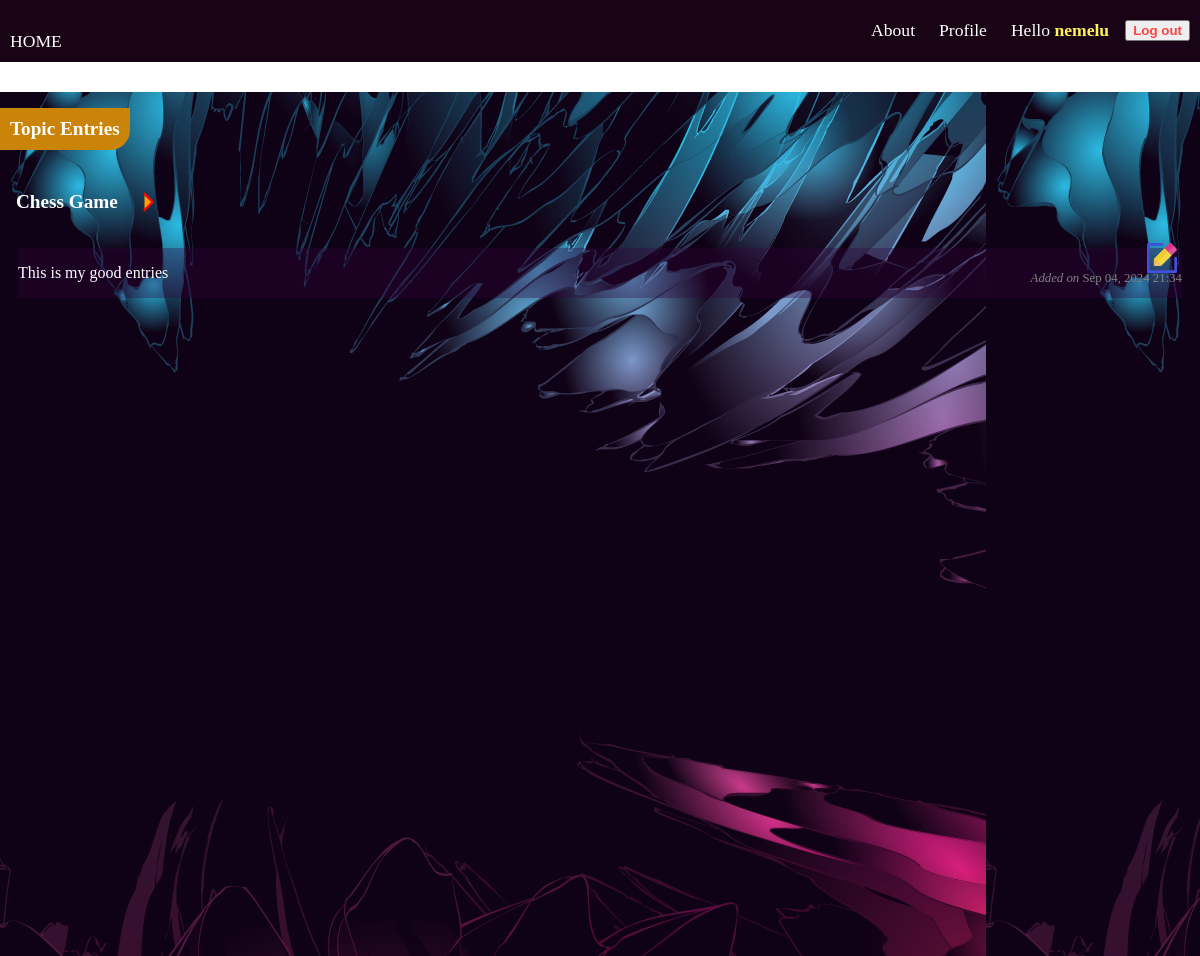
Page /topics/28/ (signed in) on the committed database.
### learning_logs/models.py (models this page shows, shortened)
class Topic(models.Model):
    text = models.CharField(max_length=200)
    date_added = models.DateTimeField(auto_now_add=True)
    owner = models.ForeignKey(User, on_delete=models.CASCADE)

class Entry(models.Model):
    topic = models.ForeignKey(Topic, on_delete=models.CASCADE)
    text = models.TextField()
    date_added = models.DateTimeField(auto_now_add=True)
    class Meta:
        verbose_name_plural = 'entries'

### learning_logs/views.py (the view)
# urls.py: path('topics/<int:topic_id>/', views.topic, name='topic'),
def topic(request, topic_id):
    topic = Topic.objects.get(id=topic_id)
    enteries = topic.entry_set.order_by('-date_added')
    context = {'topic': topic, 'enteries': enteries}
    return render(request, 'learning_logs/topic.html', context)

### templates/learning_logs/topic.html (shortened to what this page needs)
{% extends 'learning_logs/base.html' %}
{% block content %}
    <div class='entry_cont'>
        <h2>Topic Entries</h2>
        <div class='entries'>
            <span class='span'>
                <h3>
                    {{topic.text}}
                </h3>
                <svg class="w-6 h-6 text-gray-800 dark:text-white" aria-hidden="true" xmlns="http://www.w3.org/2000/svg" width="28" height="28" fill="#ffa200" viewBox="0 0 24 24">
                    <path stroke="currentColor" stroke-linecap="round" stroke-linejoin="round" stroke-width="2" d="m9 5 7 7-7 7"/>
                  </svg>
            </span>
            <div class='post-detail'>
                {% for entry in enteries %}
                    <span class='entries_body'>
                        {{entry.text|linebreaks}}
                        <p class='details'>
                            <i>Added on  </i>{{ entry.date_added|date:'M d, Y H:i' }}
                        </p>
                        <i class='edit-icon'>
                            <a href="{% url 'learning_logs:edit_entry' entry.id %}" >
                            </a>
                        </i>
                    </span>
                    {% empty %}
                    <p class='empty'>There are no entries for this topic yet. </p>
                {% endfor %}
            </div>
        </div>
    </div>
{% endblock %}

### templates/learning_logs/base.html (shortened to what this page needs)
{% load static %}
<!DOCTYPE html>
<html lang="en">
<head>
    <link rel="stylesheet" href="{% static 'Assets/css/nav.css' %}" />
    <link rel="stylesheet" href="{% static 'Assets/css/index.css' %}" />
    <link rel="stylesheet" href="{% static 'Assets/css/topicstyle.css' %}" />
    <link rel='stylesheet' href="{% static 'Assets/css/newtopic.css' %}" />
    <link rel='stylesheet' href="{% static 'Assets/css/login.css' %}" />
    <link rel='stylesheet' href="{% static 'Assets/css/register.css' %}" />
</head>
<body>
<nav class='nav-bar'>
  <div class='nav-items'>
    <div class='nav-left'>
      <a href="{% url 'learning_logs:index' %}">Home</a>
    </div>
    <div class='nav-right'>
      <a>About</a>
      <a>Profile</a>
      {% if user.is_authenticated %}
        <a>Hello <strong>{{user.username}}</strong></a>
      {% else %}
        <a href="{% url 'accounts:login' %}"> Log in </a>
      {% endif %}
      {% if user.is_authenticated %}
        <form action="{% url 'accounts:logout' %}" method='post'>
          <button name='submit'>Log out</button>
        </form>
      {% endif %}
    </div>
  </div>
</nav>
  {% block content %}
  {% endblock %}
</body>
</html>

### static/Assets/css/nav.css (style rules this page uses)
.nav-bar { width: 100%; background: purple; height: 60px; display: flex; flex-direction: column; }
.nav-items { background: #180414; color: white; display: flex; justify-content: space-between; padding: 10px; }
.nav-left { height: 100%; margin-top: 1.3rem; }
.nav-left a { color: white; font-size: 1.1rem; text-decoration: none; text-transform: uppercase; }
.nav-right { display: flex; justify-content: center; align-items: center; gap: 0.5rem; }
.nav-right a strong { color: #fff05c; }
.nav-right a { font-size: 1.1rem; font-weight: 500; text-decoration: none; color: white; margin: 0.5rem; }
.nav-right form button { font-weight: 700; color: #ff4343; }

### static/Assets/css/topicstyle.css (style rules this page uses)
.entry_cont { width: 100%; height: 100vh; background-color: black; position: relative; }
.entry_cont h2 { position: absolute; background: #ca840a; padding: 10px; border-radius: 0 0px 20px 0; font-size: 1.2rem; color: white; font-weight: 600 }
.entries { background-image: url('../images//bgentry.png') !important; background-repeat: round; background-position: center; background-size: cover; background: #100216; width: 100%; height: 100%; margin-top: 2rem; padding-top: 4rem;; }
.entries .span { display: flex; justify-content: flex-start; align-items: center; color: red; }
.entries span h3 { color: white; padding: 1rem; font-weight: 700; font-size: 1.2rem; }
.post-detail { display: flex; gap: 2rem; flex-direction: column; }
.entries_body { background-color: #33053c59; margin: 0rem auto; width: 97%; display: flex; flex-direction: column; gap: 1rem; position: relative; color: white; font-weight: 400; text-align: justify; }
.details { position: absolute; right: 0; bottom: 0; color: grey; font-size: 0.8rem; }
.edit-icon { position: absolute; right: 0; top: -10%; cursor: pointer; }

### templates/learning_logs/base.html (style rules this page uses)
body { max-width: 1350px; padding-left: auto; padding-right: auto; margin: 0 auto; }

### rows in the picture
Topic: text "Chess Game"
Entry: text "This is my good entries", date_added "Sep 04, 2024 21:34"

### other values in the picture
{{ user.username }} "nemelu"
